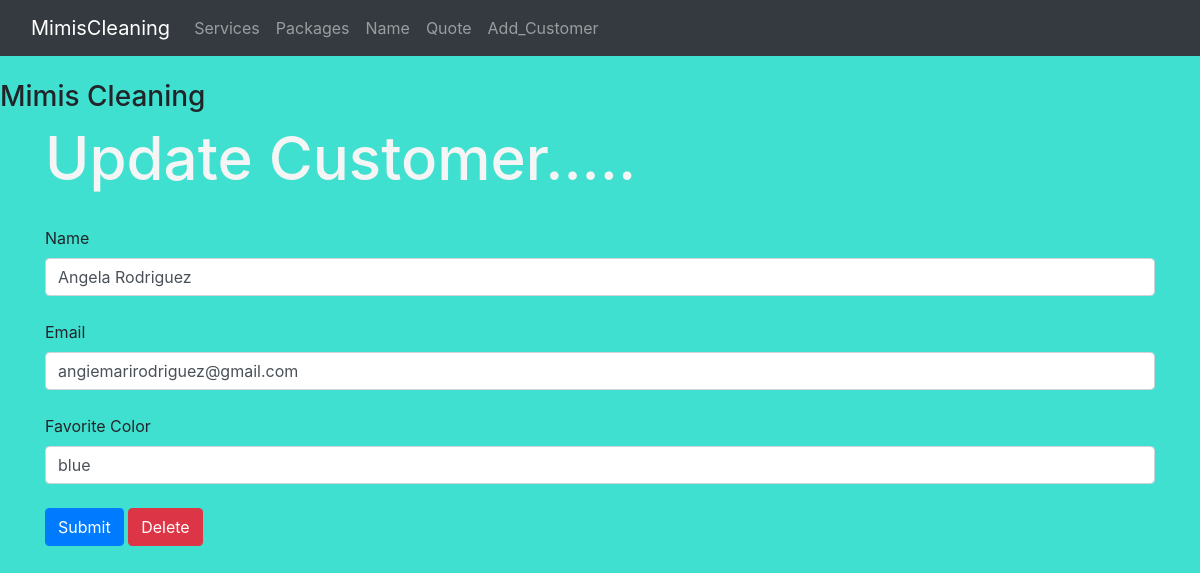
Screenshot of /update/1 with the database file from the repository.
### hello.py (models this page shows, shortened)
class Customers(db.Model):
    id = db.Column(db.Integer, primary_key=True)
    name = db.Column(db.String(200), nullable=False)
    email = db.Column(db.String(120), nullable=False, unique=True)
    favorite_color = db.Column(db.String(120))
    date_added = db.Column(db.DateTime, default=datetime.datetime.utcnow)
    password_hash = db.Column(db.String(128), nullable=False)
    @property
    def password(self):
        raise AttributeError('password is not a readable attribute')

### hello.py (the view)
@app.route('/update/<int:id>', methods=['GET', 'POST'])
def update(id):
    form = CustomerForm()
    name_to_update = Customers.query.get_or_404(id)
    if request.method == "POST":
        name_to_update.name = request.form['name']
        name_to_update.email = request.form['email']
        name_to_update.favorite_color = request.form['favorite_color']
        try:
            db.session.commit()
            flash("Customer Updated Successfully!")
            return render_template("update.html",
                form=form,
                name_to_update = name_to_update)
        except:
            flash("Looks like there was a problem...try again")
            return render_template("update.html",
                form=form,
                name_to_update = name_to_update)
    else:
        return render_template("update.html",
            form=form,
            name_to_update = name_to_update,
            id = id)

### hello.py
class CustomerForm(FlaskForm):
    name = StringField("Name", validators=[DataRequired()])
    email = StringField("Email", validators=[DataRequired()])
    favorite_color = StringField("Favorite Color")
    password_hash = PasswordField('Password', validators=[DataRequired(), EqualTo('password_hash2', message='Passwords Must Match')])
    password_hash2 = PasswordField('Confirm Password', validators=[DataRequired()])
    submit = SubmitField("Submit")

### templates/update.html (shortened to what this page needs)
{% extends "base.html" %}
{% block content %}
{% if name %}
        <h1>Update Customer!</h1>
        <br/><br/>
<table class="table table-hover
table-bordered table-striped">
{% for our_customers in our_customers %}
    <tr>
    <td>{{ our_customer.id }}. <a href="{{
    url_for('update', id=our_customer.id)}}">{{
    our_customer.name}}</a> - {{
    our_customer.email }} - {{
    our_customer.favorite_color }} -
    <a href="{{url_for('delete',
    id=our_customer.id)}}">Delete</a></td>
    </tr>
{% endfor %}
</table>
{% else %}
        <h1>Update Customer.....</h1>
        <form action="/update/{{
            name_to_update.id }}" method="POST">
                {{ form.name.label(class="form-label") }}
                {{ form.name(
                    class="form-control", value=name_to_update.name) }}
                <br/>
                {{ form.email.label(class="form-label") }}
                {{ form.email(class="form-control", value=name_to_update.email) }}
                <br/>
                {{ form.favorite_color.label(class="form-label") }}
                {{ form.favorite_color(
                    class="form-control", value=name_to_update.favorite_color) }}
                <br/>
                {{ form.submit(class="btn
                btn-primary") }}
                <a href="{{url_for('delete',
                id=id)}}" class="btn btn-danger">Delete</a>
        </form>
<br/><br/><br/>
{% endif %}
{% endblock %}

### static/css/style.css (style rules this page uses)
h1 { color: whitesmoke; font-size: 60px; }
body { background: turquoise; }

### rows the page displays
Customers: name "Angela Rodriguez", email "angiemarirodriguez@gmail.com", favorite_color "blue"
